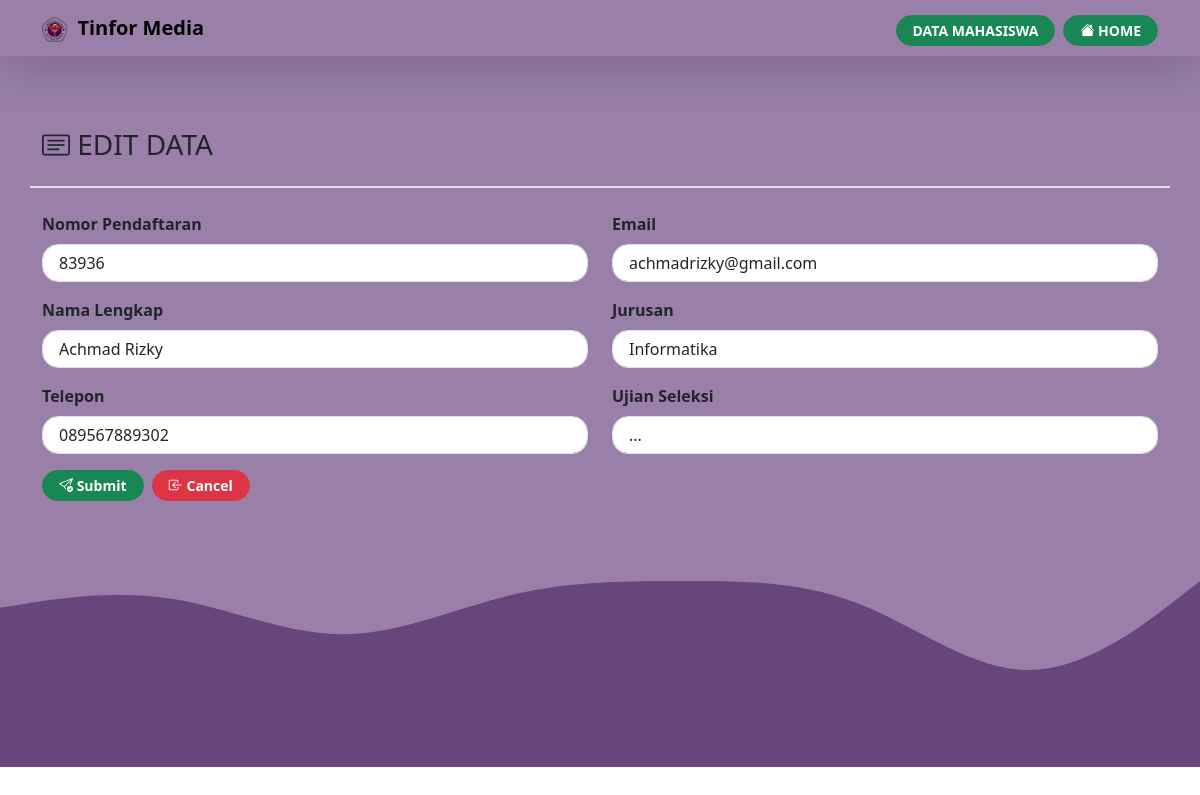
Screenshot of /indexphp-registration-registrasi-edit.php?npm=83936 with the database file from the repository.
### tables this page shows
CREATE TABLE `tb_registrasi` (
  `npm` varchar(8) NOT NULL,
  `nama` varchar(50) NOT NULL,
  `telepon` varchar(13) NOT NULL,
  `email` varchar(50) NOT NULL,
  `jurusan` varchar(30) NOT NULL,
  `ujian_seleksi` varchar(30) NOT NULL
);

### indexphp-registration-registrasi-edit.php (the view, shortened to what this page needs)
<?php
    include 'connect.php';
    $data_edit = mysqli_query($connect, "SELECT * FROM tb_registrasi WHERE npm = '" .$_GET['npm']."'");
    $result = mysqli_fetch_array($data_edit);
?>
<!doctype html>
<html lang="en">
  <head>
    <link href="https://cdn.jsdelivr.net/npm/bootstrap@5.3.0-alpha3/dist/css/bootstrap.min.css" rel="stylesheet">
    <link rel="stylesheet" href="https://cdn.jsdelivr.net/npm/bootstrap-icons@1.10.5/font/bootstrap-icons.css" />
    <link rel="stylesheet" href="https://unpkg.com/aos@next/dist/aos.css" />
  </head>
  <body>
    <nav class="navbar navbar-expand-lg shadow-lg fixed-top" id="navbar">
      <div class="container">
        <a class="navbar-brand fw-semibold"><img src="img/general/logogundar.png" alt="logogundar" width="25" />&nbsp; Tinfor Media</a>
        <div class="collapse navbar-collapse" id="navbarNav">
          <ul class="navbar-nav ms-auto fw-bold gap-2">
            <li>
                <a href="indexphp-registration-registrasi.php #data-mahasiswa" class="btn fw-semibold rounded-4 pe-3 ps-3 btn-sm btn-success mt-1">DATA MAHASISWA</a>
            </li>
            <li class="nav-item">
              <a class="btn btn-sm btn-success rounded-4 fw-semibold pe-3 ps-3 mt-1" href="index.php"><i class="bi bi-house-fill"></i> HOME</a>
            </li>
          </ul>
        </div>
      </div>
    </nav>
    <section class="form-register" id="form-register">
        <div class="container">
            <div class="row-6">
                <h3><i class="bi bi-card-text"></i> EDIT DATA</h3>
            </div>
            <div class="row border-top border-2 mt-4 mb-4"></div>
                <form action="" method="POST">
                    <div class="row fw-semibold">
                        <div class="col-md-6">
                            <div class="mb-3">
                                <label class="form-label">Nomor Pendaftaran</label>
                                <input type="text" name="npm" placeholder="..." class="form-control rounded-4 ps-3" autocomplete="off" value="<?php echo $result['npm'] ?>" required>
                            </div>
                            <div class="mb-3">
                                <label class="form-label">Nama Lengkap</label>
                                <input type="text" name="nama" placeholder="..." class="form-control rounded-4 ps-3" autocomplete="off" value="<?php echo $result['nama'] ?>" required>
                            </div>
                            <div class="mb-3">
                                <label class="form-label">Telepon</label>
                                <input type="text" name="telp" placeholder="..." class="form-control rounded-4 ps-3" autocomplete="off" value="<?php echo $result['telepon'] ?>" required>
                            </div>
                        </div>
                        <div class="col">
                            <div class="mb-3">
                                <label class="form-label">Email</label>
                                <input type="email" name="email" placeholder="..." class="form-control rounded-4 ps-3" autocomplete="off" value="<?php echo $result['email'] ?>" required>
                            </div>
                            <div class="mb-3">
                                <label class="form-label">Jurusan</label>
                                <input type="text" name="jurusan" placeholder="..." class="form-control rounded-4 ps-3" autocomplete="off" value="<?php echo $result['jurusan'] ?>" required>
                            </div>
                            <div class="mb-3">
                                <label class="form-label">Ujian Seleksi</label>
                                <select name="ujian_seleksi" class="form-control rounded-4 ps-3" autocomplete="off">
                                    <option value="<?php echo $result['ujian_seleksi'] ?>">...</option>
                                </select>
                            </div>
                        </div>
                    </div>
                    <button type="submit" name="edit" class="btn btn-sm btn-success fw-semibold rounded-4 pe-3 ps-3" id="saveEdit"><i class="bi bi-send-check"></i> Submit</button>&nbsp;
                    <a class="btn btn-sm btn-danger fw-semibold rounded-4 pe-3 ps-3" href="indexphp-registration-registrasi.php #data-mahasiswa"><i class="bi bi-box-arrow-in-left"></i> Cancel</a>
                </form>
        </div>
    </section>
  </body>
</html>

### indexphp-registration-registrasi-edit.php (style rules this page uses)
.navbar { background-color: rgb(154, 128, 169); }
.form-register { background-color: rgb(154, 128, 169); padding-top: 8rem; }

### rows the page displays
tb_registrasi: npm "83936", nama "Achmad Rizky", telp "089567889302", email "achmadrizky@gmail.com", jurusan "Informatika"
